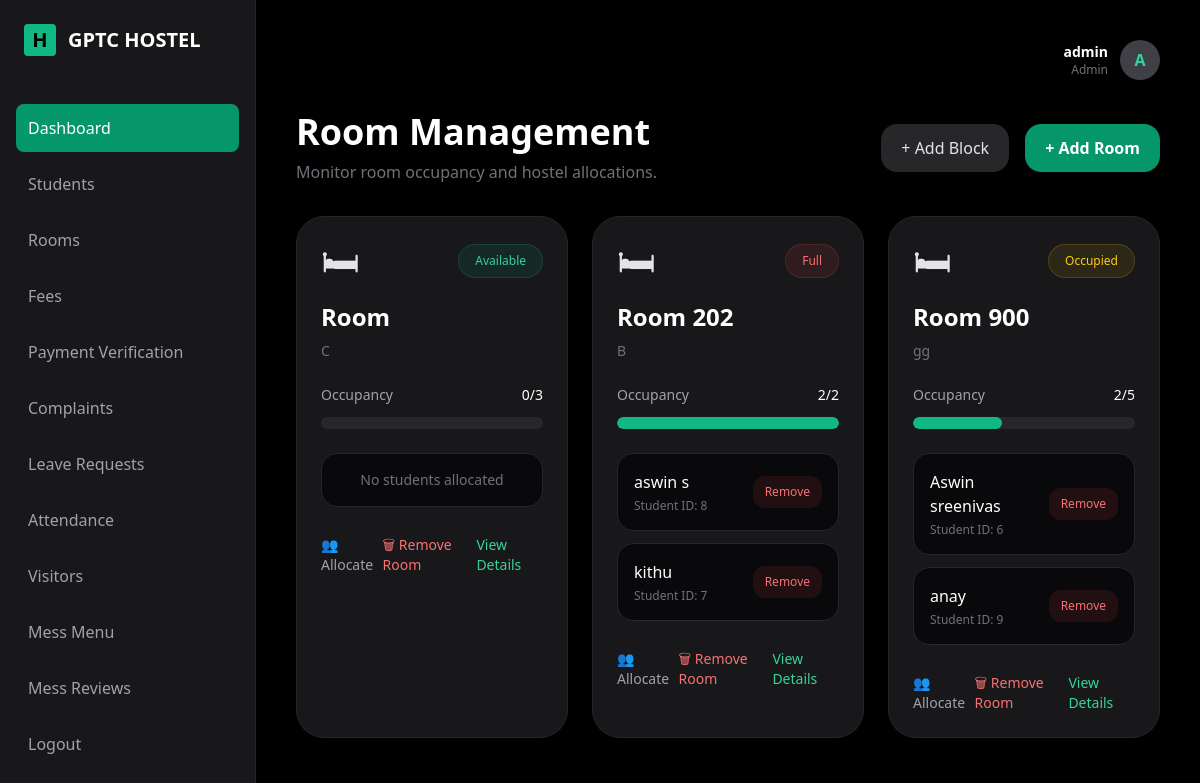
/admin/rooms.php (signed in), run on the app's committed database.
### tables this page shows
CREATE TABLE `rooms` (
  `room_id` int(11) NOT NULL,
  `block_id` int(11) DEFAULT NULL,
  `room_number` varchar(20) DEFAULT NULL,
  `floor` int(11) DEFAULT NULL,
  `capacity` int(11) DEFAULT NULL,
  `current_occupancy` int(11) DEFAULT 0,
  `room_type` enum('single','double','triple','dormitory') DEFAULT NULL,
  `status` enum('available','full','maintenance') DEFAULT 'available',
  `created_at` timestamp NOT NULL DEFAULT current_timestamp()
);

CREATE TABLE `hostel_blocks` (
  `block_id` int(11) NOT NULL,
  `block_name` varchar(50) DEFAULT NULL,
  `block_type` enum('boys','girls','mixed') DEFAULT NULL,
  `total_floors` int(11) DEFAULT NULL,
  `description` text DEFAULT NULL,
  `created_at` timestamp NOT NULL DEFAULT current_timestamp()
);

CREATE TABLE `room_allocations` (
  `allocation_id` int(11) NOT NULL,
  `student_id` int(11) DEFAULT NULL,
  `room_id` int(11) DEFAULT NULL,
  `allocation_date` date DEFAULT NULL,
  `checkout_date` date DEFAULT NULL,
  `status` enum('active','completed','cancelled') DEFAULT 'active',
  `remarks` text DEFAULT NULL,
  `created_at` timestamp NOT NULL DEFAULT current_timestamp(),
  `allocated_date` date DEFAULT NULL
);

CREATE TABLE `students` (
  `student_id` int(11) NOT NULL,
  `user_id` int(11) DEFAULT NULL,
  `parent_id` int(11) DEFAULT NULL,
  `admission_no` varchar(50) DEFAULT NULL,
  `full_name` varchar(100) DEFAULT NULL,
  `gender` enum('male','female','other') DEFAULT NULL,
  `dob` date DEFAULT NULL,
  `course` varchar(100) DEFAULT NULL,
  `department` varchar(100) DEFAULT NULL,
  `year` int(11) DEFAULT NULL,
  `phone` varchar(20) DEFAULT NULL,
  `email` varchar(100) DEFAULT NULL,
  `address` text DEFAULT NULL,
  `blood_group` varchar(10) DEFAULT NULL,
  `photo` varchar(255) DEFAULT NULL,
  `join_date` date DEFAULT NULL,
  `status` enum('active','left','suspended') DEFAULT 'active',
  `created_at` timestamp NOT NULL DEFAULT current_timestamp()
);

### admin/rooms.php (the view, shortened to what this page needs)
<?php
$rooms = mysqli_query($conn,"
SELECT
rooms.*,
hostel_blocks.block_name
FROM rooms
LEFT JOIN hostel_blocks
ON rooms.block_id = hostel_blocks.block_id
ORDER BY rooms.room_number ASC
");
?>
<!DOCTYPE html>
<html>
<head>
<script src="https://cdn.tailwindcss.com"></script>
</head>
<body class="bg-black text-zinc-200">
<div class="flex min-h-screen">
<?php include("layout/sidebar.php"); ?>
<div class="flex-1 p-10">
<?php include("layout/header.php"); ?>
<div class="flex justify-between items-center mb-8">
<div>
<h1 class="text-4xl font-black text-white">
Room Management
</h1>
<p class="text-zinc-500 mt-2">
Monitor room occupancy and hostel allocations.
</p>
</div>
<div class="flex gap-4">
<a
href="add_block.php"
class="bg-zinc-800 hover:bg-zinc-700 transition px-5 py-3 rounded-2xl">
+ Add Block
</a>
<a
href="add_room.php"
class="bg-emerald-600 hover:bg-emerald-500 transition px-5 py-3 rounded-2xl text-white font-semibold">
+ Add Room
</a>
</div>
</div>
<div class="grid lg:grid-cols-3 gap-6">
<?php while($room=mysqli_fetch_assoc($rooms)){ ?>
<?php
$capacity = $room['capacity'];
$current = $room['current_occupancy'];
$percentage = 0;
if($capacity > 0){
$percentage = ($current/$capacity)*100;
}
$status="Available";
$status_color="emerald";
if($current >= $capacity){
$status="Full";
$status_color="red";
}
elseif($current > 0){
$status="Occupied";
$status_color="yellow";
}
$students=mysqli_query($conn,"
SELECT
students.full_name,
students.student_id,
room_allocations.allocation_id
FROM room_allocations
LEFT JOIN students
ON room_allocations.student_id = students.student_id
WHERE room_allocations.room_id='".$room['room_id']."'
AND room_allocations.status='active'
");
?>
<div class="room-card rounded-[28px] p-6">
<div class="flex justify-between items-center mb-5">
<div class="text-4xl">
🛏
</div>
<?php if($status_color=="emerald"){ ?>
<div class="bg-emerald-500/10 text-emerald-400 border border-emerald-500/20 text-xs px-4 py-2 rounded-full">
<?php echo $status; ?>
</div>
<?php } ?>
<?php if($status_color=="yellow"){ ?>
<div class="bg-yellow-500/10 text-yellow-400 border border-yellow-500/20 text-xs px-4 py-2 rounded-full">
<?php echo $status; ?>
</div>
<?php } ?>
<?php if($status_color=="red"){ ?>
<div class="bg-red-500/10 text-red-400 border border-red-500/20 text-xs px-4 py-2 rounded-full">
<?php echo $status; ?>
</div>
<?php } ?>
</div>
<h2 class="text-2xl font-bold text-white">
Room <?php echo $room['room_number']; ?>
</h2>
<p class="text-zinc-500 mt-2 text-sm">
<?php echo $room['block_name']; ?>
</p>
<div class="mt-6">
<div class="flex justify-between text-sm mb-3">
<div class="text-zinc-400">
Occupancy
</div>
<div class="text-white">
<?php echo $current; ?>/<?php echo $capacity; ?>
</div>
</div>
<div class="w-full bg-zinc-800 rounded-full h-3 overflow-hidden">
<div
class="bg-emerald-500 h-3 rounded-full"
style="width: <?php echo $percentage; ?>%">
</div>
</div>
</div>
<div class="mt-6 space-y-3">
<?php if(mysqli_num_rows($students)>0){ ?>
<?php while($stu=mysqli_fetch_assoc($students)){ ?>
<div class="bg-zinc-950 border border-zinc-800 rounded-2xl p-4 flex justify-between items-center">
<div>
<div class="text-white font-medium">
<?php echo $stu['full_name']; ?>
</div>
<div class="text-zinc-500 text-xs mt-1">
Student ID:
<?php echo $stu['student_id']; ?>
</div>
</div>
<a
href="rooms.php?remove_student=<?php echo $stu['allocation_id']; ?>&room_id=<?php echo $room['room_id']; ?>"
onclick="return confirm('Remove this student from room?')"
class="bg-red-500/10 hover:bg-red-500/20 text-red-400 px-3 py-2 rounded-xl text-xs transition">
Remove
</a>
</div>
<?php } ?>
<?php } else { ?>
<div class="bg-zinc-950 border border-zinc-800 rounded-2xl p-4 text-zinc-500 text-sm text-center">
No students allocated
</div>
<?php } ?>
</div>
<div class="flex justify-between items-center mt-7 text-sm">
<a
href="allocate_room.php?room_id=<?php echo $room['room_id']; ?>"
class="text-zinc-400 hover:text-white transition">
👥 Allocate
</a>
<a
href="rooms.php?delete=<?php echo $room['room_id']; ?>"
onclick="return confirm('Delete this room permanently?')"
class="text-red-400 hover:text-red-300 transition">
🗑 Remove Room
</a>
<a
href="room_details.php?id=<?php echo $room['room_id']; ?>"
class="text-emerald-400 hover:text-emerald-300 transition">
View Details
</a>
</div>
</div>
<?php } ?>
</div>
</div>
</div>
</body>
</html>

### admin/rooms.php (style rules this page uses)
body { background:#020617; font-family:system-ui; }
.room-card { background:#18181b; border:1px solid #27272a; transition:.3s; }

### data on the page
rooms: status "Available", block.block_name "C", current_occupancy "0", capacity "3", shows "No students allocated"
rooms: status "Full", room_number "202", block.block_name "B", current_occupancy "2", capacity "2"
room_allocations: student.full_name "aswin s", student.student_id "8"
room_allocations: student.full_name "kithu", student.student_id "7"
rooms: status "Occupied", room_number "900", block.block_name "gg", current_occupancy "2", capacity "5"
room_allocations: student.full_name "Aswin sreenivas", student.student_id "6"
room_allocations: student.full_name "anay", student.student_id "9"

### other printed values
$_SESSION['username'] "admin"
